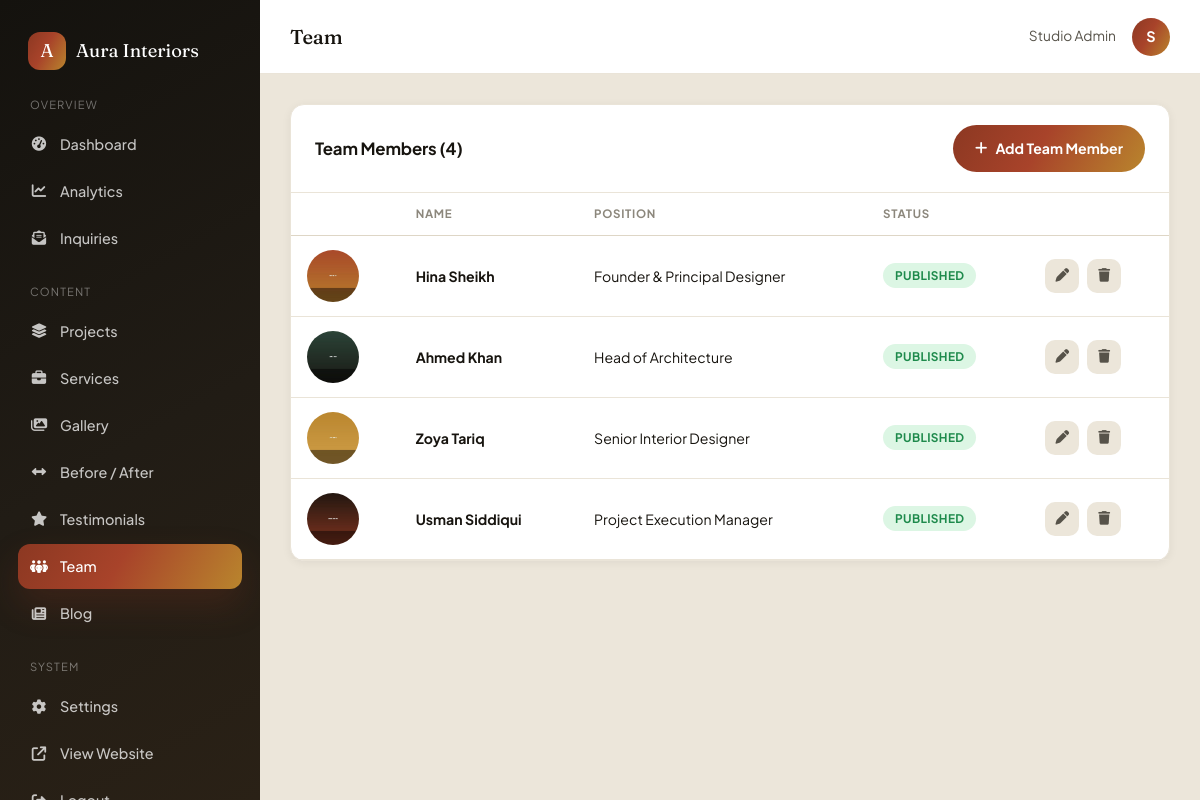
The page /admin/team.php (signed in) on the database its author committed.
### tables this page shows
CREATE TABLE `team_members` (
  `id` INT UNSIGNED AUTO_INCREMENT PRIMARY KEY,
  `name` VARCHAR(150) NOT NULL,
  `position` VARCHAR(150) NULL,
  `bio` TEXT NULL,
  `photo_path` VARCHAR(255) NULL,
  `facebook_url` VARCHAR(255) NULL,
  `instagram_url` VARCHAR(255) NULL,
  `linkedin_url` VARCHAR(255) NULL,
  `sort_order` SMALLINT NOT NULL DEFAULT 0,
  `is_published` TINYINT(1) NOT NULL DEFAULT 1
);

### config/database.php (called while the page is built, shortened)
<?php
function db(): PDO
{
    static $pdo = null;
    if ($pdo instanceof PDO) {
        return $pdo;
    }
    $dsn = 'mysql:host=' . DB_HOST . ';dbname=' . DB_NAME . ';charset=' . DB_CHARSET;
    try {
        $pdo = new PDO($dsn, DB_USER, DB_PASS, [
            PDO::ATTR_ERRMODE            => PDO::ERRMODE_EXCEPTION,
            PDO::ATTR_DEFAULT_FETCH_MODE => PDO::FETCH_ASSOC,
            PDO::ATTR_EMULATE_PREPARES   => false,
        ]);
    } catch (PDOException $e) {
        http_response_code(500);
        if (defined('SITE_ENV') && SITE_ENV === 'local') {
            die('Database connection failed: ' . $e->getMessage());
        }
        die('We are experiencing a temporary issue. Please try again shortly.');
    }
    return $pdo;
}

### includes/functions.php (called while the page is built, shortened)
<?php
function e(?string $value): string
{
    return htmlspecialchars($value ?? '', ENT_QUOTES, 'UTF-8');
}
function asset(string $path): string
{
    return BASE_URL . '/' . ltrim($path, '/');
}
function img(?string $path, string $fallback = 'assets/images/placeholder.jpg'): string
{
    if (empty($path)) {
        return asset($fallback);
    }
    return asset($path);
}

### admin/team.php (the view, shortened to what this page needs)
<?php
$team = db()->query('SELECT * FROM team_members ORDER BY sort_order')->fetchAll();
require __DIR__ . '/includes/admin-header.php';
?>
<div class="panel">
  <div class="panel__head">
    <h2>Team Members (<?= count($team) ?>)</h2>
    <a href="team-form.php" class="btn--admin"><i class="fa-solid fa-plus"></i> Add Team Member</a>
  </div>
  <div class="table-wrap">
    <table class="admin-table">
      <thead><tr><th></th><th>Name</th><th>Position</th><th>Status</th><th></th></tr></thead>
      <tbody>
        <?php foreach ($team as $m): ?>
          <tr>
            <td><img class="table-thumb" style="border-radius:50%" src="<?= e(img($m['photo_path'], 'assets/images/avatar-placeholder.jpg')) ?>" alt=""></td>
            <td><b><?= e($m['name']) ?></b></td>
            <td><?= e($m['position']) ?></td>
            <td>
              <form method="post"><?= csrf_field() ?><input type="hidden" name="action" value="toggle_publish"><input type="hidden" name="id" value="<?= $m['id'] ?>">
                <button class="badge <?= $m['is_published'] ? 'badge--published' : 'badge--draft' ?>" style="border:none;cursor:pointer"><?= $m['is_published'] ? 'Published' : 'Draft' ?></button>
              </form>
            </td>
            <td>
              <div class="row-actions">
                <a href="team-form.php?id=<?= $m['id'] ?>" title="Edit"><i class="fa-solid fa-pen"></i></a>
                <form method="post" data-confirm="Delete this team member?"><button class="danger" title="Delete"><i class="fa-solid fa-trash"></i></button></form>
              </div>
            </td>
          </tr>
        <?php endforeach; ?>
      </tbody>
    </table>
  </div>
</div>
<?php require __DIR__ . '/includes/admin-footer.php'; ?>

### assets/css/style.css (style rules this page uses)
:root { --bg: #F5F2EC; --surface: #FFFFFF; --surface-2: #ECE6DA; --surface-tint: #F1ECE1; --ink: #17140F; --ink-soft: #57534A; --ink-faint: #8C877C; --line: #DED6C6; --line-soft: #EAE4D8; --accent-1: #A8432A; --accent-2: #B9852D; --accent-3: #2F4A3E; --accent-4: #D2A24C; --gradient-brand: linear-gradient(120deg, #8C3822 0%, #A8432A 45%, #B9852D 100%); --gradient-brand-soft: linear-gradient(135deg, rgba(168,67,42,.10), rgba(185,133,45,.10)); --gradient-surface: linear-gradient(160deg, #FFFFFF 0%, #FBF8F2 55%, #F7F1E4 100%); --gradient-dark: linear-gradient(150deg, #14120E 0%, #211C15 55%, #2A2116 100%); --gradient-line: linear-gradient(90deg, var(--accent-1), var(--accent-2), var(--accent-4)); --shadow-sm: 0 2px 10px rgba(23,20,15,.06); --shadow-md: 0 10px 26px rgba(23,20,15,.09); --shadow-lg: 0 22px 50px rgba(23,20,15,.16); --shadow-glow: 0 16px 34px rgba(140,56,34,.24); --radius-sm: 8px; --radius-md: 14px; --radius-lg: 20px; --radius-pill: 999px; --font-display: 'Fraunces', 'Georgia', serif; --font-body: 'Plus Jakarta Sans', -apple-system, BlinkMacSystemFont, 'Segoe UI', sans-serif; --container: 1240px; --header-h: 80px; }
*,*::before,*::after { box-sizing:border-box; margin:0; padding:0; }
html { scroll-behavior:smooth; }
body { font-family: var(--font-body); background: var(--bg); color: var(--ink); line-height:1.6; font-size:16px; -webkit-font-smoothing:antialiased; overflow-x:hidden; }
img { max-width:100%; display:block; }
a { color:inherit; text-decoration:none; }
button { font-family:inherit; cursor:pointer; }
h1,h2,h3,h4,h5 { font-family: var(--font-display); font-weight:500; line-height:1.15; letter-spacing:-0.01em; color:var(--ink); }
h2 { font-size:clamp(2rem, 3.4vw, 3rem); }

### assets/css/admin.css (style rules this page uses)
body.admin-body { background: var(--surface-2); min-height:100vh; }
.panel { background:var(--surface); border-radius:var(--radius-md); border:1px solid var(--line-soft); box-shadow:var(--shadow-sm); margin-bottom:26px; }
.panel__head { display:flex; align-items:center; justify-content:space-between; padding:20px 24px; border-bottom:1px solid var(--line-soft); flex-wrap:wrap; gap:12px; }
.panel__head h2 { font-size:1.05rem; font-family:var(--font-body); font-weight:700; }
.table-wrap { overflow-x:auto; }
table.admin-table { width:100%; border-collapse:collapse; font-size:.88rem; }
table.admin-table th { text-align:left; padding:12px 16px; font-size:.72rem; text-transform:uppercase; letter-spacing:.06em; color:var(--ink-faint); border-bottom:1px solid var(--line); white-space:nowrap; }
table.admin-table td { padding:14px 16px; border-bottom:1px solid var(--line-soft); vertical-align:middle; }
.table-thumb { width:52px; height:52px; border-radius:10px; object-fit:cover; }
.row-actions { display:flex; gap:8px; }
.row-actions a, .row-actions button { width:34px; height:34px; border-radius:10px; display:flex; align-items:center; justify-content:center; background:var(--surface-2); color:var(--ink-soft); border:none; font-size:.85rem; transition:all .2s ease; }
.badge { display:inline-flex; align-items:center; gap:6px; padding:5px 12px; border-radius:var(--radius-pill); font-size:.74rem; font-weight:700; text-transform:uppercase; letter-spacing:.03em; }
.badge--published { background:#DCF6E4; color:#1E8A4C; }
.btn--admin { background:var(--gradient-brand); color:#fff; border:none; padding:12px 22px; border-radius:var(--radius-pill); font-weight:700; font-size:.88rem; display:inline-flex; align-items:center; gap:8px; }

### rows shown on the page
team_members: photo_path (picture), name "Hina Sheikh", position "Founder & Principal Designer", is_published "PUBLISHED"
team_members: photo_path (picture), name "Ahmed Khan", position "Head of Architecture", is_published "PUBLISHED"
team_members: photo_path (picture), name "Zoya Tariq", position "Senior Interior Designer", is_published "PUBLISHED"
team_members: photo_path (picture), name "Usman Siddiqui", position "Project Execution Manager", is_published "PUBLISHED"

### other values the page prints
setting('company_name') "Aura Interiors"
$adminPageTitle "Team"
$currentAdmin['name'] "Studio Admin"
substr($currentAdmin['name'], 0, 1) "S"
count($team) "4"
